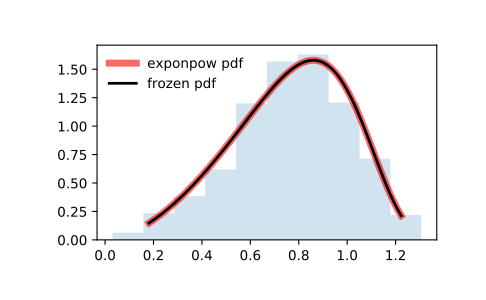

Here is the Python script that generated this plot:
from scipy.stats import exponpow
import matplotlib.pyplot as plt
fig, ax = plt.subplots(1, 1)

# Calculate a few first moments:

b = 2.7
mean, var, skew, kurt = exponpow.stats(b, moments='mvsk')

# Display the probability density function (``pdf``):

x = np.linspace(exponpow.ppf(0.01, b),
                exponpow.ppf(0.99, b), 100)
ax.plot(x, exponpow.pdf(x, b),
       'r-', lw=5, alpha=0.6, label='exponpow pdf')

# Alternatively, the distribution object can be called (as a function)
# to fix the shape, location and scale parameters. This returns a "frozen"
# RV object holding the given parameters fixed.

# Freeze the distribution and display the frozen ``pdf``:

rv = exponpow(b)
ax.plot(x, rv.pdf(x), 'k-', lw=2, label='frozen pdf')

# Check accuracy of ``cdf`` and ``ppf``:

vals = exponpow.ppf([0.001, 0.5, 0.999], b)
np.allclose([0.001, 0.5, 0.999], exponpow.cdf(vals, b))
# True

# Generate random numbers:

r = exponpow.rvs(b, size=1000)

# And compare the histogram:

ax.hist(r, density=True, histtype='stepfilled', alpha=0.2)
ax.legend(loc='best', frameon=False)
plt.show()
